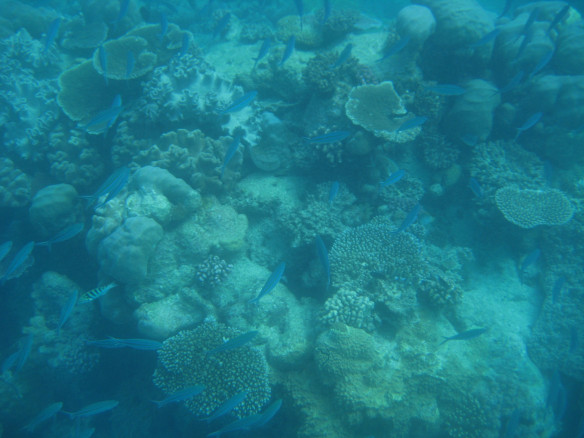
%> input picture MatLab Implementation/uwi.jpg, 584 x 438 px
$ octave dip1.m   (GNU Octave 9; MATLAB toolbox functions it lacks are replaced by stand-ins)
%> lines starting %> are read from the running program, lines starting %| are printed output that depends on the picture
I=imread('uwi.jpg');
%> I is the input picture: size 438x584x3 uint8; mean R, G, B 26.8, 122, 137.3
dim=size(I,3);
%> dim = 3
sai1=im2uint8(I);
%imshow(I,[]);
R=I(:,:,1);
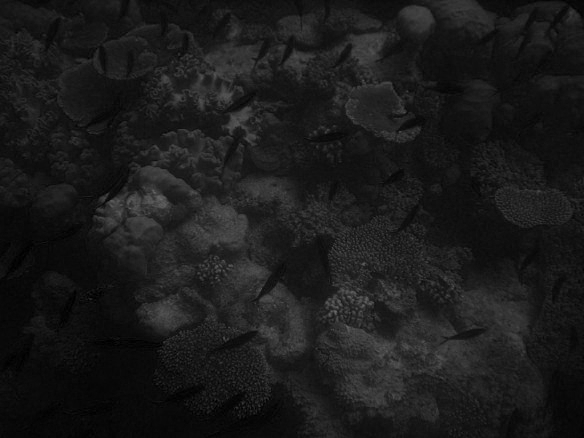
%> R: size 438x584 uint8; min 0, max 106, mean 26.8
G=I(:,:,2);
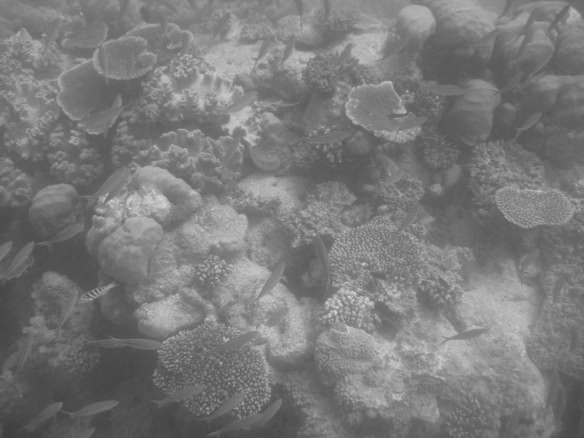
%> G: size 438x584 uint8; min 61, max 215, mean 122
B=I(:,:,3);
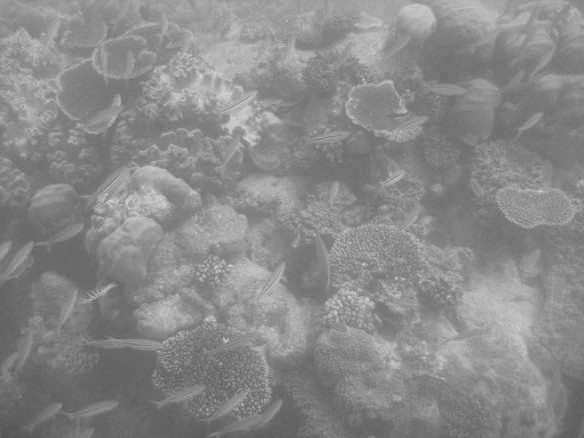
%> B: size 438x584 uint8; min 83, max 216, mean 137.3
Rm=mean(R);
%> Rm = 584 values, max 38.93 at index 363, min 15.28 at index 16, mean 26.79
rm1=mean(Rm);
%> rm1 = 26.79
%disp(rm1);
Gm=mean(G);
%> Gm = 584 values, max 142.8 at index 240, min 98.63 at index 1, mean 122
gm1=mean(Gm);
%> gm1 = 122
%disp(gm1);
Bm=mean(B);
%> Bm = 584 values, max 153.7 at index 233, min 122 at index 1, mean 137.3
bm1=mean(Bm);
%> bm1 = 137.3
%disp(bm1);
sai=double((gm1-rm1))
%> sai = 95.17
Irc=double(R)+double((gm1-rm1))*double((1-rm1))*double(G);
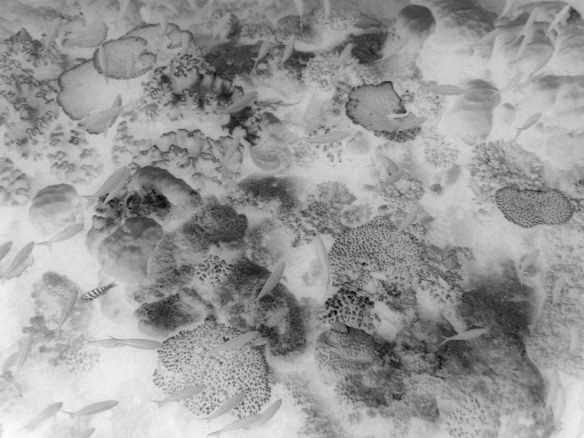
%> Irc: size 438x584 double; min -527540.7, max -149697.4, mean -299268.3; drawn with min black and max white
figure;
imshow(Irc,[]);
%imshowpair(I,Irc,'montage');
